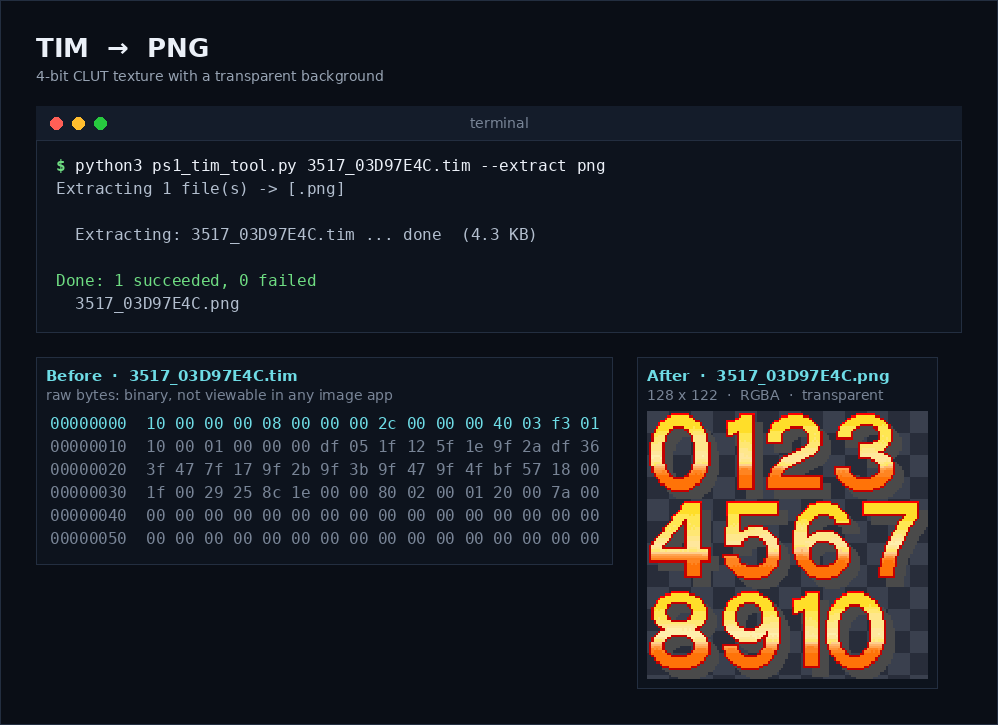
#> input picture assets/01_convert_tim_to_png.png, 998 x 725 px
$ python -i ps1_tim_tool.py   (imports and definitions only)
#> lines starting #> are read from the running program, lines starting #| are printed output that depends on the picture
#!/usr/bin/env python3
"""
╔══════════════════════════════════════════════════════════════════════╗
║              PS1 TIM Converter  —  ps1_tim_tool.py                   ║
║   Convert any image (PNG, JPG, BMP, TGA, WebP …) ← → TIM (.tim)      ║
║   Supported formats: 4-bit CLUT | 8-bit CLUT | 16-bit Direct | 24-bit Direct ║
║   Built directly from Sony's official TIM texture spec for PlayStation ║
╚══════════════════════════════════════════════════════════════════════╝

Important technical note before use:
──────────────────────────────────
The PS1's TIM texture format is structurally different from TIM2 (PS2):
  • There is no "32-bit RGBA" because the GPU has no full 8-bit alpha
    channel — only a single bit per pixel called STP (Semi-Transparency).
  • The highest direct format available is 24-bit (no transparency at all).
  • There are no Mipmaps and no GS Swizzle, because the PS1 GPU reads
    memory linearly — so this tool does not include those two options
    because they simply don't exist on this hardware (not an oversight).
  • Power-of-2 dimensions are not mandatory on PS1 the way they are on
    PS2's GS, but they remained a common convention in older studios,
    so the tool only warns about it and never enforces it.
  • There is a special hardware rule: the value 0x0000 (black + STP=0)
    means a fully transparent pixel regardless of color intent. The
    tool handles this case automatically (see the color_to_5551
    function).

Usage:
  {PROG} <image(s)> --format <fmt> [options]
  {PROG} <file.tim> --info
  {PROG} <file.tim> --verify
  {PROG} <file.tim> --extract png
  {PROG} --list convert.txt
  {PROG} --diff --original a.tim --modified b.tim

Examples:
  {PROG} hero.png    --format 16bit
  {PROG} bg.jpg       --format 24bit
  {PROG} sprite.bmp   --format 8bit  --dither
  {PROG} icon.tga     --format 4bit
  {PROG} *.png *.jpg  --format 16bit
  {PROG} tex.png      --format 16bit --no-premult
  {PROG} img.png      --format 8bit  --output out.tim
  {PROG} font1.tim    --info
  {PROG} --list textures.txt
  {PROG} font1.tim    --extract png
  {PROG}              --list-formats
"""

import argparse
import struct
import sys
import warnings
from pathlib import Path
from PIL import Image

# [1 line not run here, left out]


def _prog_name() -> str:
    """Determines the program name based on how it was launched (Python script or executable)."""
    import os
    argv0 = sys.argv[0]
    base = os.path.basename(argv0)
    if base.endswith('.py'):
        py = os.path.basename(sys.executable)
        return f"{py} {base}"
    return base


PROG = _prog_name()


# ══════════════════════════════════════════════════════════════════════════
#  Accepted input image formats (for conversion to TIM)
# ══════════════════════════════════════════════════════════════════════════
SUPPORTED_EXTENSIONS = {
    '.png', '.jpg', '.jpeg', '.bmp', '.tga', '.tiff', '.tif',
    '.webp', '.gif', '.ppm', '.pgm', '.pbm', '.ico', '.dds',
}

# Supported output formats for --extract (TIM → image)
EXTRACT_EXTENSIONS = {'.png', '.bmp', '.tga', '.tiff', '.tif', '.webp', '.ppm'}


# ══════════════════════════════════════════════════════════════════════════
#  TIM constants — taken directly from Sony's original PlayStation spec
# ══════════════════════════════════════════════════════════════════════════

TIM_ID = 0x00000010          # The mandatory fixed value in the first 4 bytes

# ─── Pixel Mode (bits 0-1 of the FLAG field) ──────────────────────────────
PMODE_4BIT  = 0x0            # 4-bit CLUT   — up to 16 colors
PMODE_8BIT  = 0x1            # 8-bit CLUT   — up to 256 colors
PMODE_16BIT = 0x2            # 16-bit direct — RGBA5551 (single transparency bit)
PMODE_24BIT = 0x3            # 24-bit direct — RGB888   (no transparency at all)

CF_CLUT_PRESENT = 0x8        # Bit 3 of FLAG: a color lookup table (CLUT) is present

_PMODE_NAME = {
    PMODE_4BIT:  '4-bit  Indexed (16 colors, CLUT)',
    PMODE_8BIT:  '8-bit  Indexed (256 colors, CLUT)',
    PMODE_16BIT: '16-bit Direct (RGBA5551, 1-bit STP)',
    PMODE_24BIT: '24-bit Direct (RGB888, no transparency)',
}

# CLI format name → official pmode number
FORMATS = {
    '4bit':  PMODE_4BIT,
    '8bit':  PMODE_8BIT,
    '16bit': PMODE_16BIT,
    '24bit': PMODE_24BIT,
}

# Alignment requirement: image width (in pixels) must be a multiple of
# this number, because the "Width" field in the TIM header is stored in
# halfword units (halfword = 2 bytes), not in pixels directly.
_WIDTH_MULTIPLE = {
    PMODE_4BIT:  4,   # 4 pixels = 1 byte = half a halfword... i.e. 4px = 1 halfword
    PMODE_8BIT:  2,   # 2 pixels = 2 bytes = 1 halfword
    PMODE_16BIT: 1,   # 1 pixel = 1 halfword
    PMODE_24BIT: 2,   # double the width so the byte count is even (3x2=6 bytes=3 halfwords)
}


# ══════════════════════════════════════════════════════════════════════════
#  Core helper functions
# ══════════════════════════════════════════════════════════════════════════

def align_up(n: int, m: int) -> int:
    """Rounds n up to the nearest multiple of m."""
    return ((n + m - 1) // m) * m


def is_power_of_2(n: int) -> bool:
    return n > 0 and (n & (n - 1)) == 0


# [42 lines left out: functions prev_power_of_2, next_power_of_2, warn_dimensions, open_any_image, not called in this run]


def pad_canvas(img: Image.Image, mult_w: int) -> Image.Image:
    """
    Expands the image (with transparency) until its width is a multiple
    of mult_w. Required because the Width field in TIM is computed in
    halfword units (see _WIDTH_MULTIPLE).
    """
    w, h = img.size
    new_w = align_up(w, mult_w)
    if new_w == w:
        return img
    canvas = Image.new('RGBA', (new_w, h), (0, 0, 0, 0))
    canvas.paste(img, (0, 0))
    return canvas


# [22 lines left out: function apply_resize, not called in this run]


def premultiply_alpha(img: Image.Image) -> Image.Image:
    """
    Multiplies color channels by the alpha value to avoid fringing at
    partial-transparency edges after the hard reduction to a single
    transparency bit (STP), or during quantize.
    """
    img = img.convert('RGBA')
    r, g, b, a = img.split()

    def _mul(channel):
        return Image.eval(Image.merge('LA', (channel, a)).convert('LA'), lambda v: v)

    # Direct per-pixel approach via point(), at reasonable speed
    px = img.load()
    out = Image.new('RGBA', img.size)
    opx = out.load()
    w, h = img.size
    for y in range(h):
        for x in range(w):
            pr, pg, pb, pa = px[x, y]
            f = pa / 255.0
            opx[x, y] = (round(pr * f), round(pg * f), round(pb * f), pa)
    return out


# ══════════════════════════════════════════════════════════════════════════
#  Color conversion to PS1 format (RGBA5551 — same layout in CLUT and 16-bit)
# ══════════════════════════════════════════════════════════════════════════

def pack_5551(r5: int, g5: int, b5: int, a: int) -> int:
    """
    Packs already-computed 5-bit components (0-31) into the final 16-bit
    PS1 value, applying the hardware's full-transparency rule (see the
    color_to_5551 documentation below for details of this rule).
    """
    if a <= 0:
        return 0x0000
    stp = 1 if a >= 128 else 0
    val = (stp << 15) | ((b5 & 0x1F) << 10) | ((g5 & 0x1F) << 5) | (r5 & 0x1F)
    if val == 0x0000:
        val = 0x0001
    return val


def color_to_5551(r: int, g: int, b: int, a: int) -> int:
    """
    Converts RGBA8888 → PS1 GPU format (Little Endian, 16-bit):
    ┌───────────────────────────────────────────────────────────┐
    │  Bit 15      : STP  (Semi-Transparency enable flag)       │
    │  Bits 10-14  : B (5 bits)                                 │
    │  Bits 5-9    : G (5 bits)                                 │
    │  Bits 0-4    : R (5 bits)                                 │
    └───────────────────────────────────────────────────────────┘
    Rounding accuracy: we use round(v * 31 / 255) instead of the raw
    shift (v >> 3). The difference is decisive: (v >> 3) drops the
    lowest 3 bits with no rounding at all, so it always truncates every
    value downward (a systematic quantization bias of up to 7/255 per
    channel), while round() distributes the error up or down based on
    the actual nearest value, producing a color that is mathematically
    closer to the source with roughly half the average error. This is
    the same approach any professional export tool takes when color
    accuracy matters.

    Critical hardware rule actually enforced by the GPU:
      The exact value 0x0000 (all bits zero) = a fully transparent
      pixel, regardless of color intent. Therefore:
      • If the requested transparency is 0 → we return 0x0000 directly.
      • If the computed result is 0x0000 but the color is meant to be
        opaque (pure opaque black) → we shift the red channel by one
        bit (0x0001) to avoid it being misread as transparent. This is
        the same workaround used by professional TIM tools.
    """
    if a <= 0:
        return 0x0000
    r5 = min(31, max(0, round(r * 31 / 255)))
    g5 = min(31, max(0, round(g * 31 / 255)))
    b5 = min(31, max(0, round(b * 31 / 255)))
    return pack_5551(r5, g5, b5, a)


def compute_tpage(vram_x: int, vram_y: int, pmode: int, abr: int = 0) -> int:
    """
    Computes the TPAGE value — the value every real PS1 draw command
    (POLY_FT4, POLY_GT4 ...) needs to know where to read the texture
    from within VRAM.
    ┌──────────────────────────────────────────────────────────────────┐
    │  This value is NOT stored inside the TIM file itself (the        │
    │  official spec does not store it) — it is computed from the      │
    │  texture's VRAM position at load time. Sony's official tool      │
    │  (TIMTOOL) used to display it to the developer as a convenience, │
    │  and that's exactly what this function does: the same            │
    │  calculation used in the official SDK.                           │
    │                                                                  │
    │  TPAGE = (tx/64) | (ty/256)<<4 | (abr<<5) | (tp<<7)              │
    │    tx, ty : texture page position (rounded to the nearest        │
    │             64x256 page)                                         │
    │    abr    : semi-transparency rate (0-3, decided by the          │
    │             programmer at draw time)                             │
    │    tp     : 0=4bit  1=8bit  2=15bit (direct/24bit treated as 2)  │
    └──────────────────────────────────────────────────────────────────┘
    """
    tp = {PMODE_4BIT: 0, PMODE_8BIT: 1, PMODE_16BIT: 2, PMODE_24BIT: 2}[pmode]
    tx_page = (vram_x // 64) & 0xF
    ty_page = (vram_y // 256) & 0x1
    return tx_page | (ty_page << 4) | ((abr & 0x3) << 5) | ((tp & 0x3) << 7)


def compute_clut_id(clut_x: int, clut_y: int) -> int:
    """
    Computes the Clut ID — the value passed directly into the clut field
    of draw commands to indicate where the color table sits in VRAM.
    ┌──────────────────────────────────────────────────┐
    │  Clut ID = (clut_x / 16) | (clut_y << 6)         │
    └──────────────────────────────────────────────────┘
    """
    return ((clut_x // 16) & 0x3F) | ((clut_y & 0x1FF) << 6)


def warn_vram_bounds(x: int, y: int, w: int, h: int, label: str) -> None:
    """
    Checks that the requested position lies within the PS1's actual
    VRAM bounds (1024x512 pixels at 16-bit, the entire video memory
    available on the console).
    """
    if x < 0 or y < 0 or x + w > 1024 or y + h > 512:
        print(f"  WARNING: {label} position ({x},{y}) with size {w}x{h} "
              f"exceeds the PS1's actual VRAM bounds (1024x512).")


# [11 lines left out: function color_from_5551, not called in this run]


# ══════════════════════════════════════════════════════════════════════════
#  Quantization — color reduction for the indexed formats (4-bit and 8-bit)
# ══════════════════════════════════════════════════════════════════════════

def quantize_best(img_rgba: Image.Image, num_colors: int, use_dither: bool = False):
    """Color reduction with MEDIANCUT and optional Floyd-Steinberg support."""
    bg = Image.new('RGB', img_rgba.size, (0, 0, 0))
    bg.paste(img_rgba.convert('RGB'), mask=img_rgba.split()[3])
    q = bg.quantize(colors=num_colors, method=1)
    if use_dither:
        q = bg.quantize(colors=num_colors, palette=q, dither=Image.Dither.FLOYDSTEINBERG)
    return q


def extract_alpha_per_index(img_rgba: Image.Image, img_q: Image.Image, num_colors: int) -> dict:
    """Average real alpha value for each color in the resulting palette."""
    alpha_data = list(img_rgba.split()[3].getdata())
    index_data = list(img_q.getdata())
    grouped: dict = {}
    for idx, a in zip(index_data, alpha_data):
        grouped.setdefault(idx, []).append(a)
    return {i: (round(sum(grouped[i]) / len(grouped[i])) if i in grouped else 255)
            for i in range(num_colors)}


# ══════════════════════════════════════════════════════════════════════════
#  Building the CLUT and Image Block — per the official TIM layout
# ══════════════════════════════════════════════════════════════════════════
#
#  TIM File Layout:
#  ┌──────────────────────────────────────────────────────────────┐
#  │  Offset 0   uint32   ID     = 0x00000010                    │
#  │  Offset 4   uint32   FLAG   (pmode | clut-present flag)     │
#  │  [if CLUT present]                                             │
#  │    uint32  CLUT section length (includes this 12-byte         │
#  │            sub-header)                                        │
#  │    int16   CLUT X  (VRAM position, usually 0)                 │
#  │    int16   CLUT Y                                             │
#  │    uint16  CLUT Width   (= number of colors)                  │
#  │    uint16  CLUT Height  (= number of palettes, usually 1)     │
#  │    ...CLUT colors (each color is a uint16, 5551 format)       │
#  │  then the image section:                                       │
#  │    uint32  Image section length (includes this 12-byte        │
#  │            sub-header)                                        │
#  │    int16   Image X                                            │
#  │    int16   Image Y                                            │
#  │    uint16  Image Width   (in halfword units! not pixels)      │
#  │    uint16  Image Height  (in pixels directly)                 │
#  │    ...pixel data                                              │
#  └──────────────────────────────────────────────────────────────┘

def build_clut_block(colors_5551: list, clut_x: int = 0, clut_y: int = 0,
                     num_palettes: int = 1) -> bytes:
    """
    num_palettes > 1 builds several CLUT rows in the same block (the
    Height field in the TIM header officially allows this) — used in
    real games to swap colors (recolor) on the same pixel data without
    duplicating it, e.g. different team colors for the same character.
    """
    colors_per_palette = len(colors_5551) // num_palettes
    header = struct.pack('<IhhHH', 12 + len(colors_5551) * 2,
                          clut_x, clut_y, colors_per_palette, num_palettes)
    body = b''.join(struct.pack('<H', c) for c in colors_5551)
    return header + body


def build_image_block(pixel_data: bytes, width_units: int, height: int,
                      img_x: int = 0, img_y: int = 0) -> bytes:
    header = struct.pack('<IhhHH', 12 + len(pixel_data), img_x, img_y, width_units, height)
    return header + pixel_data


def build_tim_file(pmode: int, clut_block: bytes, image_block: bytes) -> bytes:
    flag = pmode | (CF_CLUT_PRESENT if clut_block else 0)
    header = struct.pack('<II', TIM_ID, flag)
    return header + clut_block + image_block


# ══════════════════════════════════════════════════════════════════════════
#  The four format converters
# ══════════════════════════════════════════════════════════════════════════

def convert_4bit(img: Image.Image, premult=True, dither=False,
                 vram_x=0, vram_y=0, clut_x=0, clut_y=0, palette_count=1, **_) -> bytes:
    """
    4-bit CLUT — up to 16 colors per palette. Ideal for UI, fonts, icons.
    palette_count > 1: builds several color palettes (16 x N) sharing the
    same pixel data, to support runtime color swapping (an authentic
    recolor technique on PS1).
    """
    if premult:
        img = premultiply_alpha(img)
    img = img.convert('RGBA')
    img = pad_canvas(img, _WIDTH_MULTIPLE[PMODE_4BIT])
    w, h = img.size

    q = quantize_best(img, 16, use_dither=dither)
    alpha_map = extract_alpha_per_index(img, q, 16)
    palette_rgb = q.getpalette()[:16 * 3]
    base_colors = []
    for i in range(16):
        r, g, b = palette_rgb[i * 3:i * 3 + 3]
        base_colors.append(color_to_5551(r, g, b, alpha_map[i]))
    colors = base_colors * max(1, palette_count)

    indices = list(q.getdata())
    pixel_data = bytearray(w * h // 2)
    for i in range(0, w * h, 2):
        lo = indices[i] & 0xF
        hi = indices[i + 1] & 0xF
        pixel_data[i // 2] = lo | (hi << 4)

    warn_vram_bounds(clut_x, clut_y, 16 * max(1, palette_count), 1, "CLUT")
    warn_vram_bounds(vram_x, vram_y, w // 4, h, "Image")
    clut_block = build_clut_block(colors, clut_x, clut_y, max(1, palette_count))
    image_block = build_image_block(bytes(pixel_data), w // 4, h, vram_x, vram_y)
    print(f"  TPAGE = 0x{compute_tpage(vram_x, vram_y, PMODE_4BIT):03X}   "
          f"CLUT ID = 0x{compute_clut_id(clut_x, clut_y):04X}")
    return build_tim_file(PMODE_4BIT, clut_block, image_block)


# [148 lines left out: functions convert_8bit, dither_direct_5bit, convert_16bit, convert_24bit, not called in this run]


CONVERTERS = {
    '4bit':  convert_4bit,
    '8bit':  convert_8bit,
    '16bit': convert_16bit,
    '24bit': convert_24bit,
}


# ══════════════════════════════════════════════════════════════════════════
#  --info — reading and displaying info about an existing TIM file
# ══════════════════════════════════════════════════════════════════════════

# [560 lines left out: functions parse_tim, pixel_width_of, tim_info, verify_tim, extract_tim, diff_files and 7 more, not called in this run]


# [2 lines not run here, left out]

>>> from PIL import Image
>>> picture = Image.open('../../assets/01_convert_tim_to_png.png')
#> picture is the input picture: PIL image 998x725 RGB; mean R, G, B 28.2, 29.6, 34.8
>>> result = convert_4bit(picture)
#> in premultiply_alpha, `r, g, b, a = img.split()`:
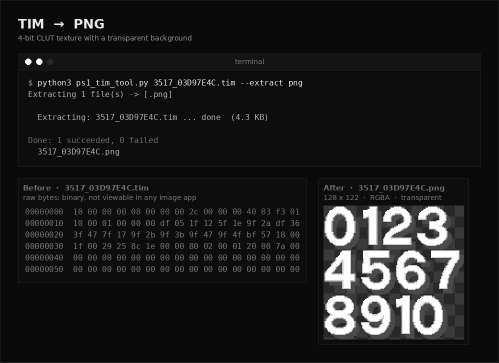
#> r: PIL image 998x725 L (shown at 1/2 size); min 10, max 255, mean 28.2
#> in premultiply_alpha, `r, g, b, a = img.split()`:
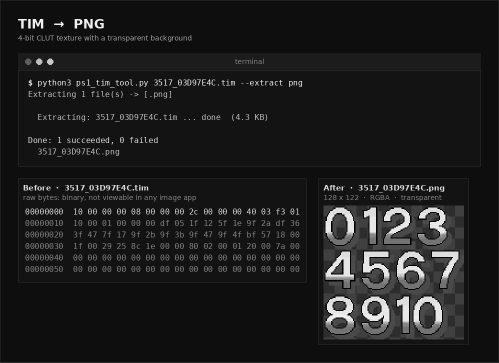
#> g: PIL image 998x725 L (shown at 1/2 size); min 0, max 240, mean 29.6
#> in premultiply_alpha, `r, g, b, a = img.split()`:
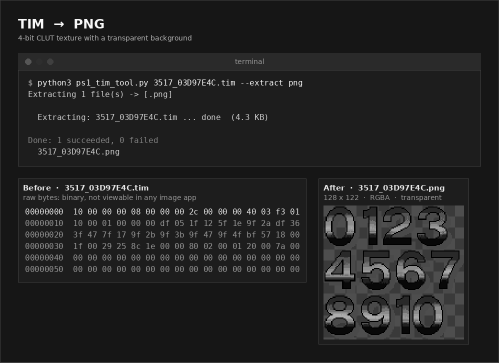
#> b: PIL image 998x725 L (shown at 1/2 size); min 0, max 248, mean 34.8
#> in pad_canvas, `canvas.paste(img, (0, 0))`:
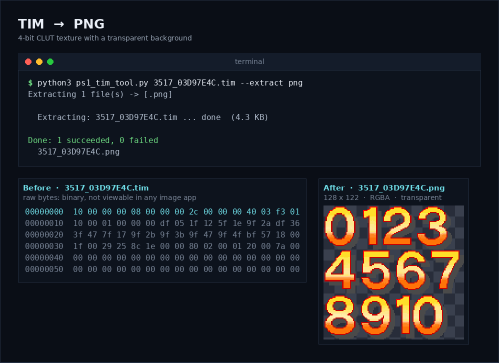
#> canvas: PIL image 1000x725 RGBA (shown at 1/2 size); mean R, G, B, A 28.2, 29.6, 34.8, 254.5; transparent parts drawn white
#> in quantize_best, `q = bg.quantize(colors=num_colors, method=1)`:
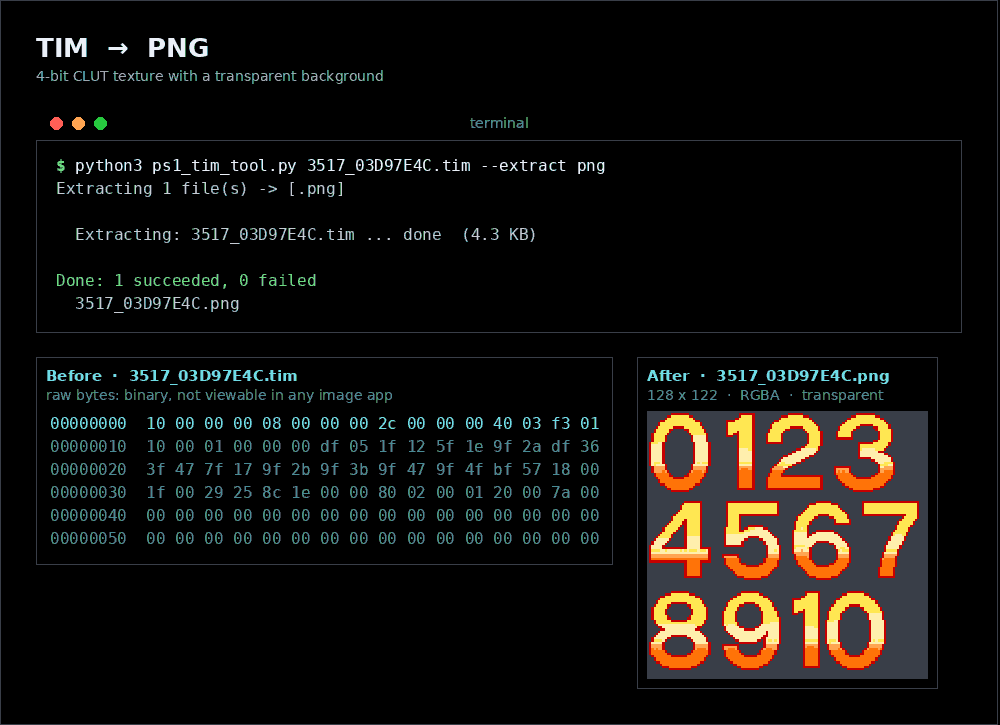
#> q: PIL image 1000x725 P; mean R, G, B 17.9, 15.8, 13.1
#> in extract_alpha_per_index, `alpha_data = list(img_rgba.split()[3].getdata())`: alpha_data = 725000 items
#> after the loop in extract_alpha_per_index, `for idx, a in zip(index_data, alpha_data):`: grouped = 16 items
#> in convert_4bit, `palette_rgb = q.getpalette()[:16 * 3]`: palette_rgb = 48 values, max 255 at index 6, min 0 at index 3, mean 140.1
#> the loop in convert_4bit, `for i in range(16):` made 16 passes
#> (r, g, b, r5 in color_to_5551, g5 in color_to_5551, b5 in color_to_5551) on passes 1 to 8: (235, 240, 248, 29, 29, 30), (0, 0, 0, 0, 0, 0), (255, 115, 8, 31, 14, 1), (71, 139, 149, 9, 17, 18), (255, 231, 82, 31, 28, 10), (198, 0, 0, 24, 0, 0), (110, 220, 230, 13, 27, 28), (39, 201, 63, 5, 24, 8)
#> after the loop in convert_4bit, `for i in range(16):`: base_colors = [64445, 32768, 34271, 51753, 43935, 32792, 62317, 41733, 42247, 54931, 49997, 43423, 55231, 43496, 43679, 60216]
#> in convert_4bit, `colors = base_colors * max(1, palette_count)`: colors has the same summary as base_colors
#> in convert_4bit, `indices = list(q.getdata())`: indices = 725000 items
#|   WARNING: Image position (0,0) with size 250x725 exceeds the PS1's actual VRAM bounds (1024x512).
#> in build_clut_block, `colors_per_palette = len(colors_5551) // num_palettes`: colors_per_palette = 16
